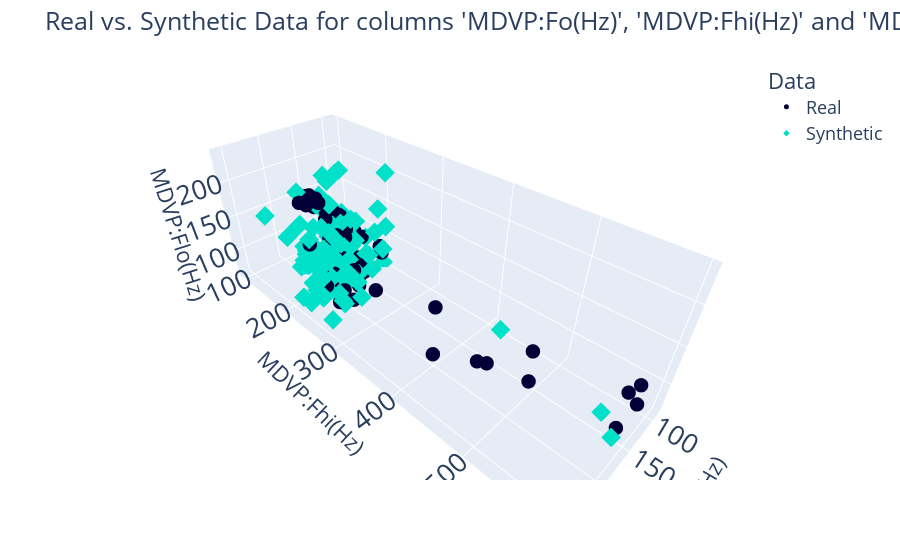

The cell this chart's notebook holds for it:
### Markdown cell above
## Mejora de los datos sintéticos.

### Code cell
PosCampoInicial = 1
compare_3d(DataPrincipal.iloc[:,PosCampoInicial:PosCampoInicial+3], MejorNEpocas[14][0].sample(num_rows=150).iloc[:,PosCampoInicial:PosCampoInicial+3]).show("vscode")

### Figure 1 — Plotly figure (JSON) as saved in the notebook; plotly's stock layout.template omitted (floating-point values rounded to 4 significant figures; data arrays with more than 128 entries replaced by an {"elided": "..."} marker saying what was removed)
{"data": [{"hovertemplate": "Data=Real<br>MDVP:Fo(Hz)=%{x}<br>MDVP:Fhi(Hz)=%{y}<br>MDVP:Flo(Hz)=%{z}<extra></extra>", "legendgroup": "Real", "marker": {"color": "#000036", "size": 5, "symbol": "circle"}, "mode": "markers", "name": "Real", "scene": "scene", "showlegend": true, "type": "scatter3d", "x": {"elided": "168 float values"}, "y": {"elided": "168 float values"}, "z": {"elided": "168 float values"}}, {"hovertemplate": "Data=Synthetic<br>MDVP:Fo(Hz)=%{x}<br>MDVP:Fhi(Hz)=%{y}<br>MDVP:Flo(Hz)=%{z}<extra></extra>", "legendgroup": "Synthetic", "marker": {"color": "#01E0C9", "size": 5, "symbol": "diamond"}, "mode": "markers", "name": "Synthetic", "scene": "scene", "showlegend": true, "type": "scatter3d", "x": {"elided": "150 float values"}, "y": {"elided": "150 float values"}, "z": {"elided": "150 float values"}}], "layout": {"font": {"size": 18}, "legend": {"title": {"text": "Data"}, "tracegroupgap": 0}, "margin": {"t": 60}, "plot_bgcolor": "#F5F5F8", "scene": {"domain": {"x": [0, 1], "y": [0, 1]}, "xaxis": {"title": {"text": "MDVP:Fo(Hz)"}}, "yaxis": {"title": {"text": "MDVP:Fhi(Hz)"}}, "zaxis": {"title": {"text": "MDVP:Flo(Hz)"}}}, "showlegend": true, "title": {"text": "Real vs. Synthetic Data for columns 'MDVP:Fo(Hz)', 'MDVP:Fhi(Hz)' and 'MDVP:Flo(Hz)'"}}}
